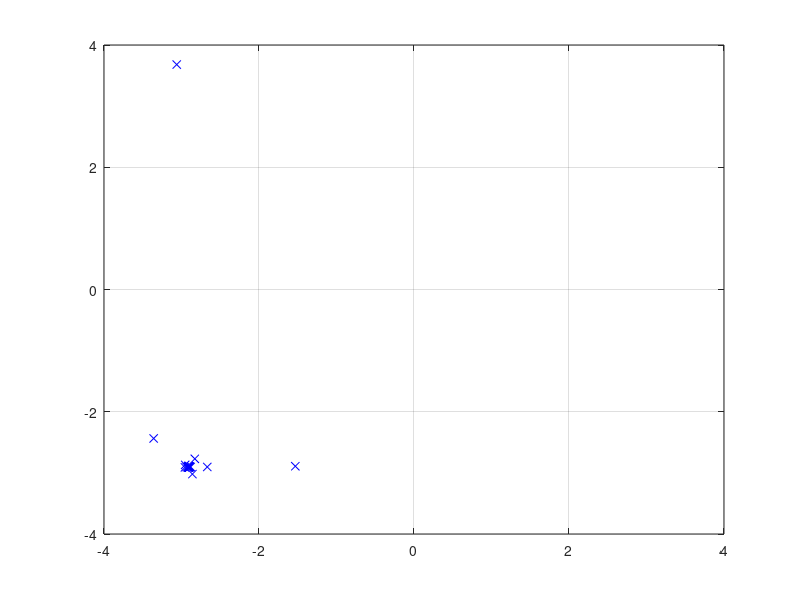

Write MATLAB code to recreate this figure. (Note: this script raises an error after producing the figure.)
clc;
%clear all;
close all;

%% initialization
swarm_size = 64;                          %Jumlah partikel
maxIter = 100;                              %Jumlah Iterasi
inertia = 1.0;
correction_factor = 2.0;

% Posisi awal swarm
a = 1:8;
[X,Y] = meshgrid(a,a);
C = cat(2,X',Y');
D = reshape(C,[],2);
swarm(1:swarm_size,1,1:2) = D;              %Posisi awal partikel
swarm(:,2,:) = 0;                           %Velocity awal partikel
swarm(:,4,1) = 1000;                        %Posisi terbaik saat ini
plotObjFcn = 1;

%% Fungsi
objfcn = @(x)0.5*((x(:,1).^4)-16*(x(:,1).^2)+5*(x(:,1)))+0.5*((x(:,2).^4)-16*(x(:,2).^2)+5*(x(:,2)));

tic;

%% Iterasi PSO
for iter = 1:maxIter
    
    swarm(:, 1, 1) = swarm(:, 1, 1)+ swarm(:, 2, 1);      %Update posisi x dengan velocity
    swarm(:, 1, 2) = swarm(:, 1, 2)+ swarm(:, 2, 2);      %Update Posisi y dengan velocity
    x = swarm(:, 1, 1);
    y = swarm(:, 1, 2);                               %Update posisi
    fval = objfcn([x y]);
    
    for i = 1:swarm_size
        if fval(i,1) < swarm(i,4,1)
            swarm(i,3,1) = swarm(i,1,1);            %Update posisi x
            swarm(i,3,2) = swarm(i,1,2);            %Update posisi y
            swarm(i,4,1) = fval(i,1);               %Update nilai terbaik
        end
    end
    
    [~,gbest] = min(swarm(:,4,1));                  %Nilai total 
    
    % Update velocity
    swarm(:, 2, 1) = inertia*(rand(swarm_size,1).*swarm(:, 2, 1)) + correction_factor*(rand(swarm_size,1).*(swarm(:, 3, 1) ...
        - swarm(:, 1, 1))) + correction_factor*(rand(swarm_size,1).*(swarm(gbest, 3, 1) - swarm(:, 1, 1)));
    swarm(:, 2, 2) = inertia*(rand(swarm_size,1).*swarm(:, 2, 2)) + correction_factor*(rand(swarm_size,1).*(swarm(:, 3, 2) ...
        - swarm(:, 1, 2))) + correction_factor*(rand(swarm_size,1).*(swarm(gbest, 3, 2) - swarm(:, 1, 2)));
    
    % Plot partikel
    clf;plot(swarm(:, 1, 1), swarm(:, 1, 2), 'bx'); grid        % Pergerakan swarm
    axis([-4 4 -4 4]);
    pause(.5);
    disp(['iteration: ' num2str(iter)]);
        % hold on
end
toc

%% plot
if plotobjFcn
    ub = -4;
    lb = 4;
    npoints = 1000;
    x = (ub-lb).*rand(npoints,2)+lb;
    for i = 1:npoints
        f = objfcn([x(i,1) x(i,2)]);
        plot3(x(i,1),x(i,2),f,'.r'); hold on
    end
    plot3(swarm(1, 3, 1),swarm(1, 3, 2),swarm(1, 4, 1),'xb','linewidth',5,'Markersize',5);grid 
    hold on
end

x
xg = min(x)





